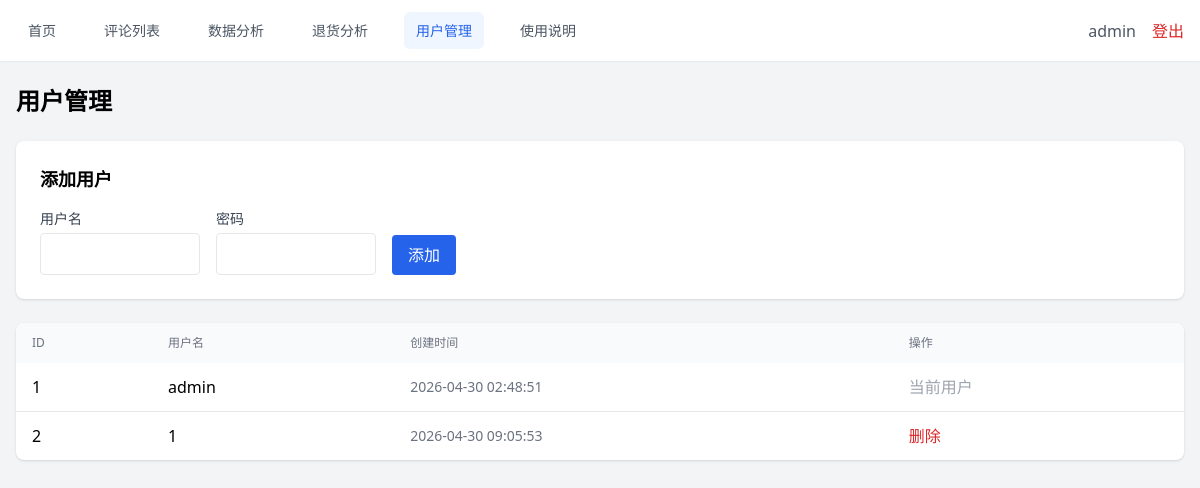
The app's page /users (signed in) with its own data.
### tables this page shows
CREATE TABLE users (
            id INTEGER PRIMARY KEY AUTOINCREMENT,
            username TEXT UNIQUE NOT NULL,
            password_hash TEXT NOT NULL,
            created_at TIMESTAMP DEFAULT CURRENT_TIMESTAMP
        );

### web/routes/users.py (the view)
@router.get("/users")
@login_required
async def users_page(request: Request):
    current_user = get_current_user(request)
    users = get_all_users()
    return templates.TemplateResponse("users.html", {
        "request": request,
        "current_user": current_user,
        "users": users
    })

### web/templates/users.html (shortened to what this page needs)
{% extends "base.html" %}
{% block content %}
<h1 class="text-2xl font-bold mb-6">用户管理</h1>
<div class="bg-white rounded-lg shadow p-6 mb-6">
    <h2 class="text-lg font-bold mb-4">添加用户</h2>
    <form method="post" action="/users/add" class="flex flex-wrap gap-4 items-end">
        <div>
            <label class="block text-gray-700 text-sm mb-1">用户名</label>
            <input type="text" name="username" required
                class="border rounded px-3 py-2 w-40">
        </div>
        <div>
            <label class="block text-gray-700 text-sm mb-1">密码</label>
            <input type="password" name="password" required
                class="border rounded px-3 py-2 w-40">
        </div>
        <button type="submit"
            class="bg-blue-600 text-white px-4 py-2 rounded hover:bg-blue-700">
            添加
        </button>
    </form>
</div>
<div class="bg-white rounded-lg shadow overflow-hidden">
    <table class="min-w-full">
        <thead class="bg-gray-50">
            <tr>
                <th class="px-4 py-3 text-left text-xs font-medium text-gray-500 uppercase">ID</th>
                <th class="px-4 py-3 text-left text-xs font-medium text-gray-500 uppercase">用户名</th>
                <th class="px-4 py-3 text-left text-xs font-medium text-gray-500 uppercase">创建时间</th>
                <th class="px-4 py-3 text-left text-xs font-medium text-gray-500 uppercase">操作</th>
            </tr>
        </thead>
        <tbody class="divide-y divide-gray-200">
            {% for user in users %}
            <tr>
                <td class="px-4 py-3">{{ user.id }}</td>
                <td class="px-4 py-3">{{ user.username }}</td>
                <td class="px-4 py-3 text-sm text-gray-500">{{ user.created_at }}</td>
                <td class="px-4 py-3">
                    {% if user.username != current_user %}
                    <form method="post" action="/users/delete" class="inline"
                        onsubmit="return confirm('确定要删除用户 {{ user.username }} 吗？')">
                        <button type="submit" class="text-red-600 hover:underline">删除</button>
                    </form>
                    {% else %}
                    <span class="text-gray-400">当前用户</span>
                    {% endif %}
                </td>
            </tr>
            {% endfor %}
        </tbody>
    </table>
</div>
{% endblock %}

### web/templates/base.html (shortened to what this page needs)
<!DOCTYPE html>
<html lang="zh-CN">
<head>
    <script src="https://cdn.tailwindcss.com"></script>
    <link rel="stylesheet" href="/static/css/custom.css">
</head>
<body class="bg-gray-100 min-h-screen">
    {% if current_user %}
    <nav class="bg-white shadow-sm">
        <div class="max-w-7xl mx-auto px-4 py-3 flex justify-between items-center">
            <div class="flex space-x-6">
                <a href="/dashboard" class="nav-link {{ 'active' if request.url.path == '/dashboard' }}">首页</a>
                <a href="/reviews" class="nav-link {{ 'active' if request.url.path == '/reviews' }}">评论列表</a>
                <a href="/analytics" class="nav-link {{ 'active' if request.url.path == '/analytics' }}">数据分析</a>
                <a href="/return" class="nav-link {{ 'active' if request.url.path == '/return' }}">退货分析</a>
                <a href="/users" class="nav-link {{ 'active' if request.url.path == '/users' }}">用户管理</a>
                <a href="/help" class="nav-link {{ 'active' if request.url.path == '/help' }}">使用说明</a>
            </div>
            <div class="flex items-center space-x-4">
                <span class="text-gray-600">{{ current_user }}</span>
                <a href="/logout" class="text-red-600 hover:underline">登出</a>
            </div>
        </div>
    </nav>
    {% endif %}
    <main class="max-w-7xl mx-auto px-4 py-6">
        {% block content %}{% endblock %}
    </main>
</body>
</html>

### web/static/css/custom.css (style rules this page uses)
.nav-link { color: #4b5563; padding: 0.5rem 0.75rem; border-radius: 0.375rem; font-size: 0.875rem; font-weight: 500; text-decoration: none; transition: all 0.2s; }
.nav-link.active { color: #2563eb; background-color: #eff6ff; }

### records on screen
users: username "admin", id "1", created_at "2026-04-30 02:48:51", shows "当前用户"
users: id "2", username "1", created_at "2026-04-30 09:05:53"
